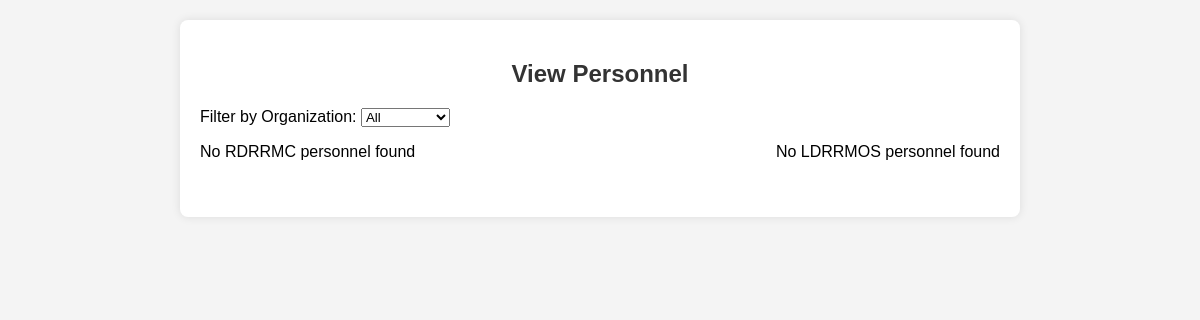
The page /viewpers.php on the database as committed earlier.
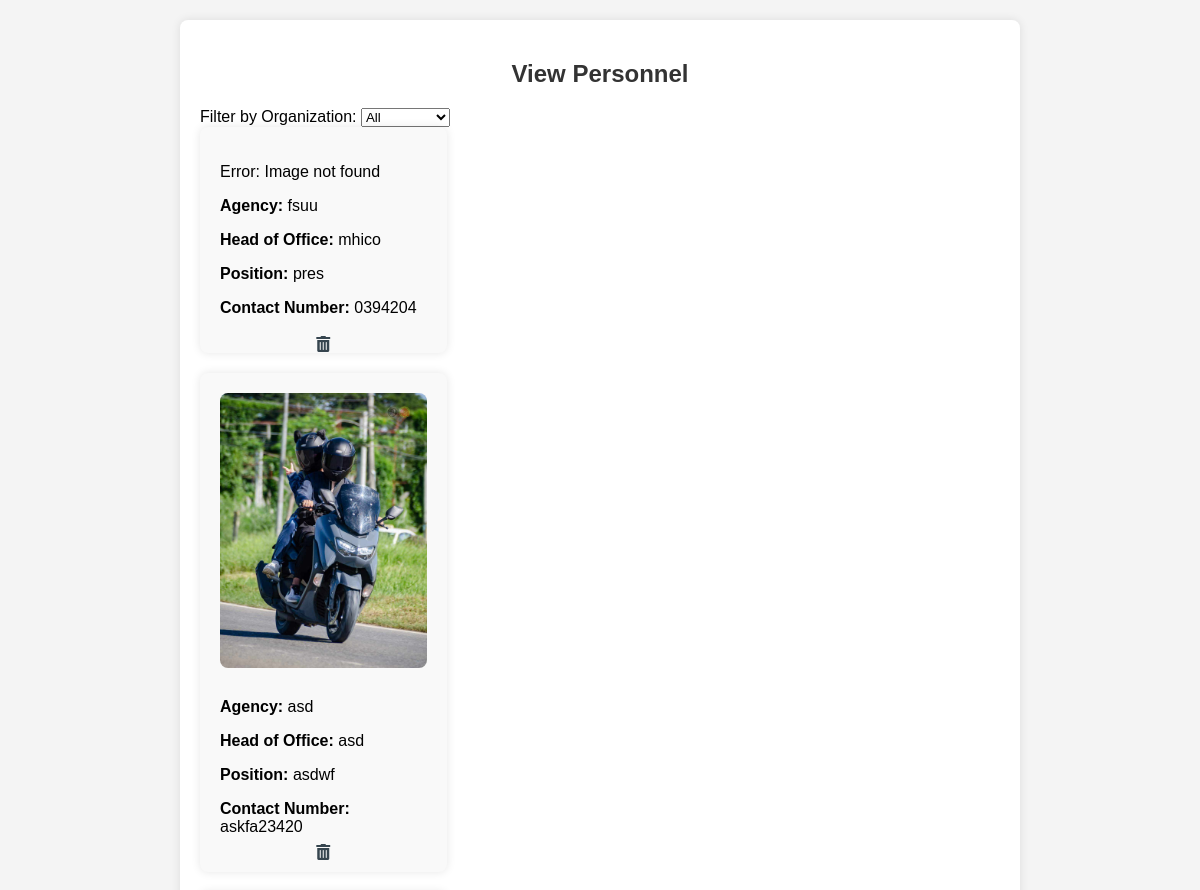
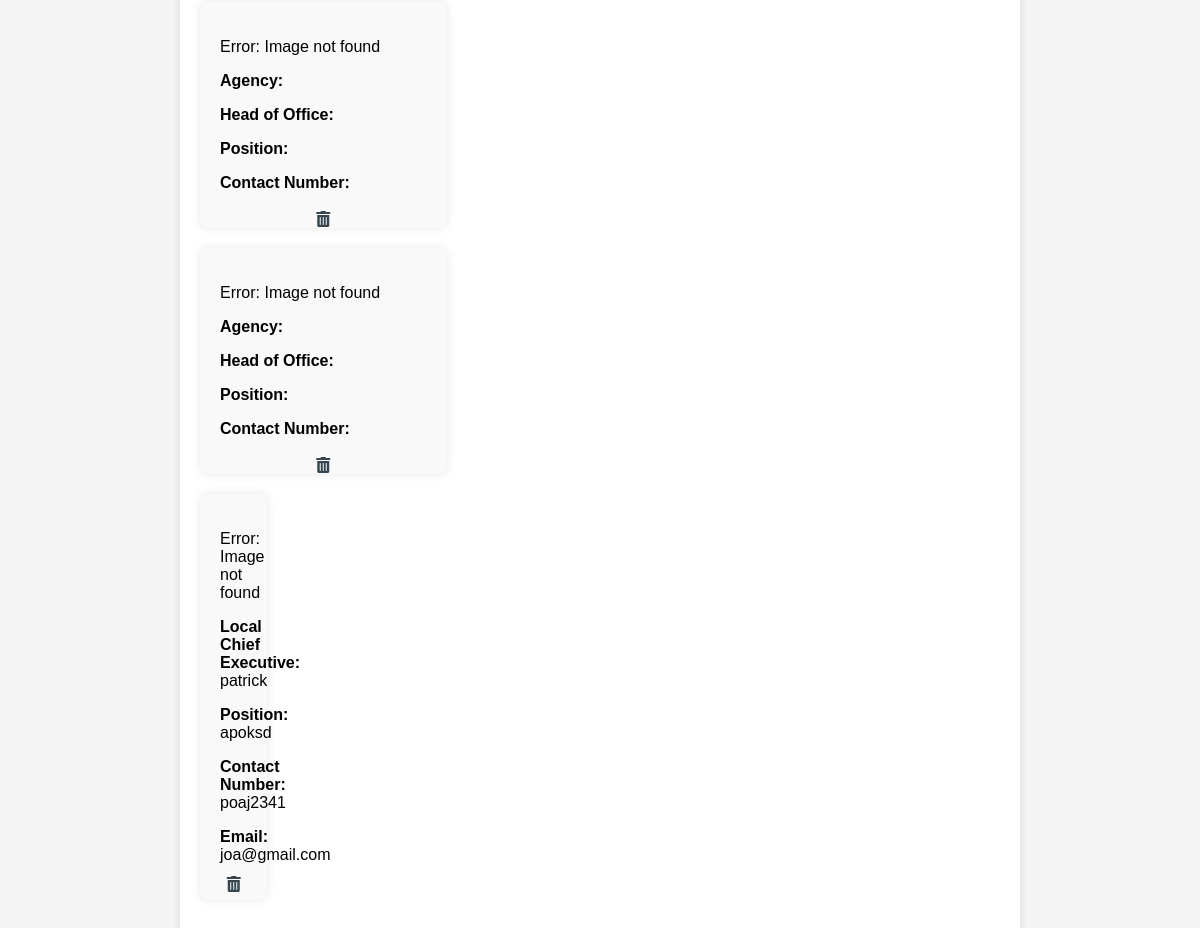
The same page on the database as committed later (2 pictures, top to bottom).
### tables this page shows
CREATE TABLE `rdrrmc` (
  `id` int(11) NOT NULL,
  `image` varchar(255) DEFAULT NULL,
  `agency` varchar(255) DEFAULT NULL,
  `head_of_office` varchar(255) DEFAULT NULL,
  `position_r` varchar(255) DEFAULT NULL,
  `contact_number_r` varchar(20) DEFAULT NULL,
  `email_r` varchar(255) DEFAULT NULL,
  `office_address_r` varchar(255) DEFAULT NULL,
  `focal_person_id` int(11) DEFAULT NULL
);

CREATE TABLE `ldrrmos` (
  `id` int(11) NOT NULL,
  `local_chief_executive` varchar(255) DEFAULT NULL,
  `local_drrm_officer` varchar(255) DEFAULT NULL,
  `position_l` varchar(255) DEFAULT NULL,
  `designation` varchar(255) DEFAULT NULL,
  `contact_number_l` varchar(20) DEFAULT NULL,
  `email_l` varchar(255) DEFAULT NULL,
  `office_address_l` varchar(255) DEFAULT NULL,
  `image` varchar(255) NOT NULL
);

### viewpers.php (the view, shortened to what this page needs)
<?php include 'db_connect.php'; ?>
<!DOCTYPE html>
<html lang="en">
<head>
    <link rel="stylesheet" href="https://cdnjs.cloudflare.com/ajax/libs/font-awesome/5.15.4/css/all.min.css">
</head>
<body>
<div class="container">
    <h2>View Personnel</h2>
    <div>
        <label for="organization">Filter by Organization:</label>
        <select id="organization" onchange="filterOrganization()">
            <option value="all">All</option>
        </select>
    </div>
    <div class="personnel-list" id="personnelList">
        <div class="row">
            <?php
            $sql_rdrrmc = "SELECT * FROM rdrrmc";
            $result_rdrrmc = $conn->query($sql_rdrrmc);
            if ($result_rdrrmc && $result_rdrrmc->num_rows > 0) {
                while ($row_rdrrmc = $result_rdrrmc->fetch_assoc()) {
                    echo "<div class='person' data-org='rdrrmc' onclick='showDetails({$row_rdrrmc['id']})'>";                    echo "<button class='delete-btn' onclick='deletePerson({$row_rdrrmc['id']}, \"rdrrmc\")'><i class='fas fa-trash-alt'></i></button>";
                    $imageURL_rdrrmc = $row_rdrrmc['image'] ? 'uploads/' . $row_rdrrmc['image'] : 'uploads/default_image.jpg';
                    if (file_exists($imageURL_rdrrmc)) {
                        echo "<img src='{$imageURL_rdrrmc}' class='person-image'>";
                    } else {
                        echo "<p>Error: Image not found</p>";
                    }
                    echo "<p><strong>Agency:</strong> " . $row_rdrrmc['agency'] . "</p>";
                    echo "<p><strong>Head of Office:</strong> " . $row_rdrrmc['head_of_office'] . "</p>";
                    echo "<p><strong>Position:</strong> " . $row_rdrrmc['position_r'] . "</p>";
                    echo "<p><strong>Contact Number:</strong> " . $row_rdrrmc['contact_number_r'] . "</p>";
                    echo "</div>";
                }
            } else {
                echo "<p>No RDRRMC personnel found</p>";
            }
            ?>
        </div>
        <div class="row">
        <?php
$sql_ldrrmos = "SELECT * FROM ldrrmos";
$result_ldrrmos = $conn->query($sql_ldrrmos);
if ($result_ldrrmos && $result_ldrrmos->num_rows > 0) {
    while ($row_ldrrmos = $result_ldrrmos->fetch_assoc()) {
        echo "<div class='person' data-org='ldrrmos' onclick='showDetails({$row_ldrrmos['id']})'>";
        echo "<button class='delete-btn' onclick='deletePerson({$row_ldrrmos['id']}, \"ldrrmos\")'><i class='fas fa-trash-alt'></i></button>";
        $imageURL_ldrrmos = $row_ldrrmos['image'] ? 'uploads/' . $row_ldrrmos['image'] : 'uploads/default_image.jpg';
        if (file_exists($imageURL_ldrrmos)) {
            echo "<img src='{$imageURL_ldrrmos}' class='person-image'>";
        } else {
            echo "<p>Error: Image not found</p>";
        }
        echo "<p><strong>Local Chief Executive:</strong> " . $row_ldrrmos['local_chief_executive'] . "</p>";
        echo "<p><strong>Position:</strong> " . $row_ldrrmos['position_l'] . "</p>";
        echo "<p><strong>Contact Number:</strong> " . $row_ldrrmos['contact_number_l'] . "</p>";
        echo "<p><strong>Email:</strong> " . $row_ldrrmos['email_l'] . "</p>";
        echo "</div>";
    }
} else {
    echo "<p>No LDRRMOS personnel found</p>";
}
?>
        </div>
    </div>
</div>
</body>
</html>

### viewpers.php (style rules this page uses)
body { font-family: Arial, sans-serif; background-color: #f4f4f4; margin: 0; padding: 0; }
.container { margin: 20px auto; padding: 20px; background-color: #fff; border-radius: 8px; box-shadow: 0 0 10px rgba(0, 0, 0, 0.1); max-width: 800px; }
h2 { color: #333; margin-bottom: 20px; text-align: center; }
.personnel-list { display: flex; flex-wrap: wrap; justify-content: space-between; margin-bottom: 20px; }
.person { width: calc(33.33% - 20px); background-color: #f9f9f9; border-radius: 8px; padding: 20px; box-shadow: 0 0 10px rgba(0, 0, 0, 0.1); margin-bottom: 20px; box-sizing: border-box; cursor: pointer; position: relative; }
.person img { width: 100%; border-radius: 8px; margin-bottom: 10px; }
.delete-btn { position: absolute; top: 10px; right: 10px; background-color: #ff0000; color: #fff; border: none; border-radius: 50%; width: 30px; height: 30px; font-size: 14px; cursor: pointer; display: flex; justify-content: center; align-items: center; }
.delete-btn { position: absolute; top: 96%; left: 50%; transform: translate(-50%, -50%); background-color: transparent; color: #36454F; border: none; cursor: pointer; padding: 0; font-size: 16px; }

Rows that differ between the two databases and show on the page:
added rdrrmc: image "Error: Image not found", agency "fsuu", head_of_office "mhico", position_r "pres", contact_number_r "0394204"
added rdrrmc: image (picture), agency "asd", head_of_office "asd", position_r "asdwf", contact_number_r "askfa23420"
added rdrrmc: shows "Error: Image not found"
added rdrrmc: shows "Error: Image not found"
added ldrrmos: image "Error: Image not found", local_chief_executive "patrick", position_l "apoksd", contact_number_l "poaj2341", email_l "joa@gmail.com"
Other text that changed with them:
text no longer shown: "No RDRRMC personnel found No LDRRMOS personnel found"
